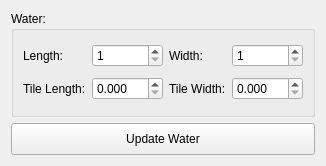
<?xml version="1.0" encoding="UTF-8"?>
<ui version="4.0">
 <class>WaterInfo</class>
 <widget class="QWidget" name="WaterInfo">
  <property name="geometry">
   <rect>
    <x>0</x>
    <y>0</y>
    <width>300</width>
    <height>166</height>
   </rect>
  </property>
  <property name="windowTitle">
   <string>Form</string>
  </property>
  <layout class="QVBoxLayout" name="verticalLayout">
   <item>
    <widget class="QGroupBox" name="groupBox">
     <property name="title">
      <string>Water:</string>
     </property>
     <layout class="QGridLayout" name="gridLayout_2">
      <item row="2" column="3">
       <widget class="QSpinBox" name="txtWidth">
        <property name="minimum">
         <number>1</number>
        </property>
        <property name="maximum">
         <number>1024</number>
        </property>
       </widget>
      </item>
      <item row="3" column="1">
       <widget class="QDoubleSpinBox" name="txtTileLength">
        <property name="decimals">
         <number>3</number>
        </property>
        <property name="maximum">
         <double>100.000000000000000</double>
        </property>
       </widget>
      </item>
      <item row="3" column="3">
       <widget class="QDoubleSpinBox" name="txtTileWidth">
        <property name="decimals">
         <number>3</number>
        </property>
        <property name="maximum">
         <double>100.000000000000000</double>
        </property>
       </widget>
      </item>
      <item row="2" column="1">
       <widget class="QSpinBox" name="txtLength">
        <property name="minimum">
         <number>1</number>
        </property>
        <property name="maximum">
         <number>1024</number>
        </property>
       </widget>
      </item>
      <item row="3" column="2">
       <widget class="QLabel" name="label_4">
        <property name="text">
         <string>Tile Width:</string>
        </property>
       </widget>
      </item>
      <item row="3" column="4">
       <spacer name="horizontalSpacer_2">
        <property name="orientation">
         <enum>Qt::Horizontal</enum>
        </property>
        <property name="sizeHint" stdset="0">
         <size>
          <width>40</width>
          <height>20</height>
         </size>
        </property>
       </spacer>
      </item>
      <item row="2" column="0">
       <widget class="QLabel" name="label">
        <property name="text">
         <string>Length:</string>
        </property>
       </widget>
      </item>
      <item row="2" column="4">
       <spacer name="horizontalSpacer">
        <property name="orientation">
         <enum>Qt::Horizontal</enum>
        </property>
        <property name="sizeHint" stdset="0">
         <size>
          <width>40</width>
          <height>20</height>
         </size>
        </property>
       </spacer>
      </item>
      <item row="3" column="0">
       <widget class="QLabel" name="label_3">
        <property name="text">
         <string>Tile Length:</string>
        </property>
       </widget>
      </item>
      <item row="2" column="2">
       <widget class="QLabel" name="label_2">
        <property name="text">
         <string>Width:</string>
        </property>
       </widget>
      </item>
     </layout>
    </widget>
   </item>
   <item>
    <widget class="QPushButton" name="btnUpdate">
     <property name="minimumSize">
      <size>
       <width>0</width>
       <height>32</height>
      </size>
     </property>
     <property name="text">
      <string>Update Water</string>
     </property>
     <property name="icon">
      <iconset resource="MagicGameEditor.qrc">
       <normaloff>:/MagicGameEditor/Images/clock.png</normaloff>:/MagicGameEditor/Images/clock.png</iconset>
     </property>
    </widget>
   </item>
  </layout>
 </widget>
 <tabstops>
  <tabstop>txtLength</tabstop>
  <tabstop>txtWidth</tabstop>
  <tabstop>txtTileLength</tabstop>
  <tabstop>txtTileWidth</tabstop>
  <tabstop>btnUpdate</tabstop>
 </tabstops>
 <resources>
  <include location="MagicGameEditor.qrc"/>
 </resources>
 <connections/>
</ui>
